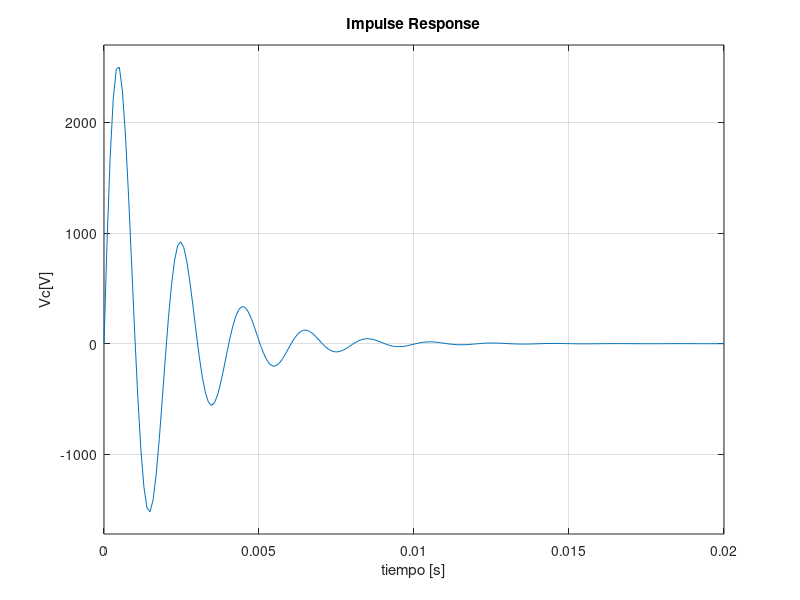

MATLAB code for this plot: (Note: this script raises an error after producing the figure.)
clear;clc;
%% Declaracion de las varaibles y matrices a usar
R = 100;
L = 0.1;
Cap = 1e-6;

A = [-R/L -1/L ;1/Cap 0]; %Matrzi de estado
B = [1/L; 0]; % Matriz de Entrada
C = [0 1]; % Matriz de Salida
C2 = [1 0];
D = 0;
%% Primera parte de la practica
[num, dem] = ss2tf(A,B,C,D);

sys = ss(A,B,C,D);
figure();
subplot(2,1,1);
step(sys);
xlabel('tiempo [s]'); 
ylabel('Vc[V]');

subplot(2,1,2);
impulse(sys);
xlabel('tiempo [s]'); 
ylabel('Vc[V]');

%% Segunda parte
ts = 0.015; % Tiempo de simulación
tspan = [0 ts];
u1 = 1; % Voltaje de entrada
x0 = [0; 0]; % Condiciones iniciales
[t, X] = ode45(@(t,x) modelRLC(t, x, A, B, u1), tspan, x0);
y = C * X.' + D * u1;

figure;
plot(t,y,'b', 'LineWidth',2)
ylabel('Voltaje en el capacitor [V]')
xlabel('Tiempo [s]')
grid on;

function dx = modelRLC(t, x, A, B, v)
    dx = A * x + B * v; % Ecuación de Estado
end


%% tecera parte
u = @(t) (t >= 0.01) + (t>=0.02) - (t>=0.03) + (t>=0.04);

x0 = [0; 0];

ts = 0.05;               
tspan = [0 ts]; %tiempo simulacion         

[t, x] = ode45(@(t,x) A*x + B*u(t), tspan, x0);

y = (C * x.').' + D * u(t);

% Gráfica
figure;
plot(t, y, 'b', 'LineWidth', 1.5); hold on;
plot(t, u(t), 'r--', 'LineWidth', 1);
legend('Salida (V_C)', 'Entrada (u)');
xlabel('Tiempo (s)');
ylabel('Amplitud [V]');
grid on;
